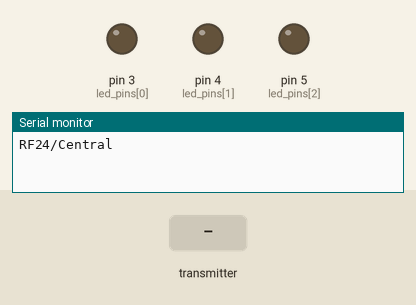
This sketch was run on a simulated Arduino Uno, built with avr-gcc and run on an emulated ATmega328P. Parts: output pins drawn as LEDs (lit = HIGH), the last lines printed to the serial monitor. Inputs (shaded band) come from the test bench. No radio packets arrive unless stated.

Above: at 1.2 s.
1.3 s: the transmitter starts sending sensor_active = 0
At 2.5 s:
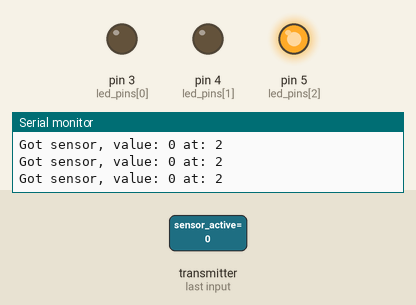
2.8 s: the transmitter starts sending sensor_active = 0
At 4.0 s:
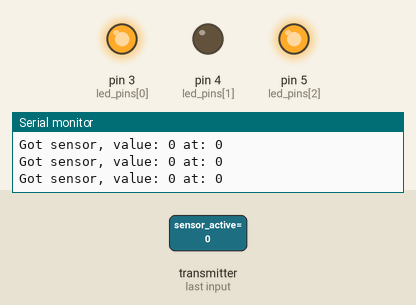
4.3 s: the transmitter starts sending sensor_active = 256
At 5.0 s:
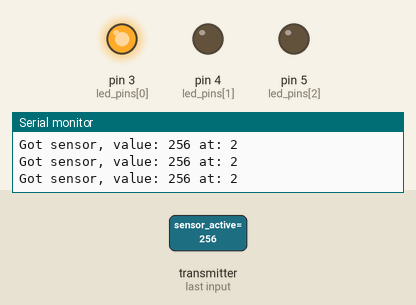
Timing chart, 0 to 7.3 s (numbered marks = the images above; inputs shaded):
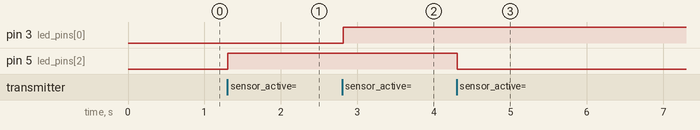

Measured:
- after the input at 1.3 s, pin 5 (led_pins[2]): LOW → HIGH at once
- after the input at 2.8 s, pin 3 (led_pins[0]): LOW → HIGH at once
- after the input at 4.3 s, pin 5 (led_pins[2]): HIGH → LOW at once

The sketch:

central.ino
```cpp
#include <SPI.h>
#include "nRF24L01.h"
#include "RF24.h"
#include "printf.h"

const uint8_t MAX_TRY = 5;
const uint8_t PERSISTENCE = 2;

//
// Hardware configuration
//

// Set up nRF24L01 radio on SPI bus plus pins 9 & 10

RF24 radio(9,10);

unsigned long sensor_active;

// Pins on the LED board for LED's
const uint8_t led_pins[] = { 3,4,5 };
const uint8_t num_led_pins = sizeof(led_pins);

//
// Topology
//

// Single radio pipe address for the 2 nodes to communicate.
const uint8_t num_pipes = 3;
const uint64_t recieve_pipes[num_pipes] = { 0xF0F0F0F0E1LL, 0xF0F0F0F0AA,  0xF0F0F0F0BB};
const uint64_t send_pipes[num_pipes] = { 0xF0F0F0F0D2LL, 0xF0F0F0F0A1,  0xF0F0F0F0B1};


//
// Setup
//

void setup(void)
{

  Serial.begin(57600);
  printf_begin();
  printf("\n\rRF24/Central\n\r");

  //
  // Setup and configure rf radio
  //

  radio.begin();

  //
  // Dump the configuration of the rf unit for debugging
  //

  radio.printDetails();

  int i = num_led_pins;
  while(i--)
  {
    pinMode(led_pins[i],OUTPUT);
    digitalWrite(led_pins[i],LOW);
  }
}

//
// Loop
//

void loop(void)
{

  int i = num_pipes;

  while (i--)
  {

    //
    // Open pipes to other nodes for communication
    //

    // This simple sketch opens a single pipes for these two nodes to communicate
    // back and forth.  One listens on it, the other talks to it.

    radio.openReadingPipe(1,recieve_pipes[i]);

    //
    // Start listening
    //

    radio.startListening();

    delay(20);


    // if there is data ready
    if ( radio.available() )
    {
      // Dump the payloads until we've gotten everything
      bool done = false;
      while (!done)
      {
        // Fetch the payload, and see if this was the last one.
        done = radio.read( &sensor_active, sizeof(unsigned long) );

        // Spew it
        printf("Got sensor, value: %lu at: %d\n\r", sensor_active, i);

        if (sensor_active)
        {
          digitalWrite(led_pins[i],LOW);
        }
        else
        {
          digitalWrite(led_pins[i],HIGH);
        }
      }
    }
  }
  if ( Serial.available() )
  {
    char mystring[10]= "";
    int i = 0;
    unsigned long message;
    while(Serial.available())
    {
      char c = toupper(Serial.read());
      if (c != '\n' && c != '\r')
      {
        mystring[i] = c;
        i++;
        mystring[i]='\0';
      }
    }
    if (strcmp(mystring, "S0")  == 0)
    {
      radio.stopListening();
      printf("Turning on the LED 0...\n\r");
      radio.openWritingPipe(send_pipes[0]);
      delay(120);
      message = 0;
      bool ok = false;
      uint8_t i = MAX_TRY;
      while (!ok && i--)
      {
        printf("Try...\n\r");
        ok = radio.write( &message, sizeof(unsigned long) );
      }
      if (ok)
      {
        printf("ok\n\r");
      }
      else
      {
        printf("fail\n\r");
      }
      radio.startListening();
      delay(20);
    }
    if (strcmp(mystring, "H0")  == 0)
    {
      radio.stopListening();
      printf("Turning off the LED 0...\n\r");
      radio.openWritingPipe(send_pipes[0]);
      delay(100);
      message = 1;
      bool ok = false;
      uint8_t i = MAX_TRY;
      while (!ok && i--)
      {
        printf("Try...\n\r");
        ok = radio.write( &message, sizeof(unsigned long) );
        ok = radio.write( &message, sizeof(unsigned long) );
      }
      if (ok)
      {
        printf("ok\n\r");
      }
      else
      {
        printf("fail\n\r");
      }
      radio.startListening();
      delay(20);
    }
    if (strcmp(mystring, "T0")  == 0)
    {
      radio.stopListening();
      printf("Configuring the sensor 0...\n\r");
      radio.openWritingPipe(send_pipes[0]);
      delay(100);
      message = 2;
      bool ok = false;
      uint8_t i = MAX_TRY;
      while (!ok && i--)
      {
        printf("Try...\n\r");
        ok = radio.write( &message, sizeof(unsigned long) );
        ok = radio.write( &message, sizeof(unsigned long) );
        ok = radio.write( &message, sizeof(unsigned long) );
      }
      if (ok)
      {
        printf("ok\n\r");
      }
      else
      {
        printf("fail\n\r");
      }
      radio.startListening();
      delay(20);
    }
    if (strcmp(mystring, "S1")  == 0)
    {
      radio.stopListening();
      printf("Turning on the LED 1...\n\r");
      radio.openWritingPipe(send_pipes[1]);
      delay(120);
      message = 0;
      bool ok = false;
      uint8_t i = MAX_TRY;
      while (!ok && i--)
      {
        printf("Try...\n\r");
        ok = radio.write( &message, sizeof(unsigned long) );
      }
      if (ok)
      {
        printf("ok\n\r");
      }
      else
      {
        printf("fail\n\r");
      }
      radio.startListening();
      delay(20);
    }
    if (strcmp(mystring, "H1")  == 0)
    {
      radio.stopListening();
      printf("Turning off the LED 1...\n\r");
      radio.openWritingPipe(send_pipes[1]);
      delay(100);
      message = 1;
      bool ok = false;
      uint8_t i = MAX_TRY;
      while (!ok && i--)
      {
        printf("Try...\n\r");
        ok = radio.write( &message, sizeof(unsigned long) );
        ok = radio.write( &message, sizeof(unsigned long) );
      }
      if (ok)
      {
        printf("ok\n\r");
      }
      else
      {
        printf("fail\n\r");
      }
      radio.startListening();
      delay(20);
    }
    if (mystring[0] =='T')
    {
      String newthreshold = String(mystring);
      newthreshold = newthreshold.substring(1);
      radio.stopListening();
      printf("Altering threshod sensor 1...\n\r");
      radio.openWritingPipe(send_pipes[1]);
      delay(100);
      message = newthreshold.toInt();
      bool ok = false;
      uint8_t i = MAX_TRY;
      while (!ok && i--)
      {
        printf("Try...\n\r");
        ok = radio.write( &message, sizeof(unsigned long) );
        ok = radio.write( &message, sizeof(unsigned long) );
      }
      if (ok)
      {
        printf("ok\n\r");
      }
      else
      {
        printf("fail\n\r");
      }
      radio.startListening();
      delay(20);
    }
  }
}
// vim:ai:cin:sts=2 sw=2 ft=cpp
```

printf.h
```cpp
// (licence header left out)
/**
 * @file printf.h
 *
 * Setup necessary to direct stdout to the Arduino Serial library, which
 * enables 'printf'
 */

#ifndef __PRINTF_H__
#define __PRINTF_H__

#ifdef ARDUINO

int serial_putc( char c, FILE * )
{
  Serial.write( c );

  return c;
}

void printf_begin(void)
{
  fdevopen( &serial_putc, 0 );
}

#else
#error This example is only for use on Arduino.
#endif // ARDUINO

#endif // __PRINTF_H__
```
